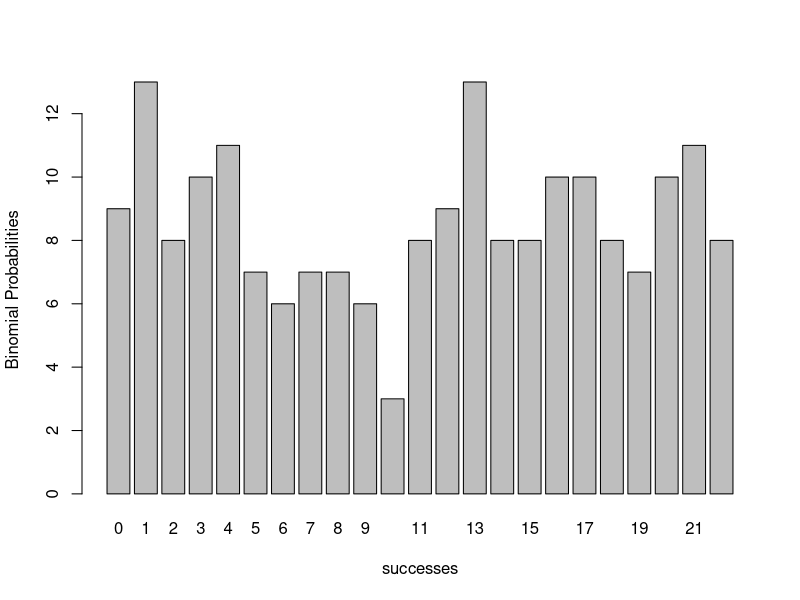

R code for this plot:
#The purpose of this project was to practice working with the binomial distribution
#and visually see the shape of the dsitribution provided to us.
#Part 1 graphing binomial distribution
size <- 22 #size of distribution
prob <- 0.38 #probability of successes
trials <- c(0:size)
probabilities <- rbinom(trials, size, prob)
#make trials into a factor
successes <- factor(trials[1:(size+1)])

barplot(height = probabilities, names.arg = successes, xlab = "successes", ylab = "Binomial Probabilities")

#Part 2 random sampling
set.seed(725)
rbinom(35, size, prob)

mean(rbinom(35, size, prob))
sd(rbinom(35, size, prob))

